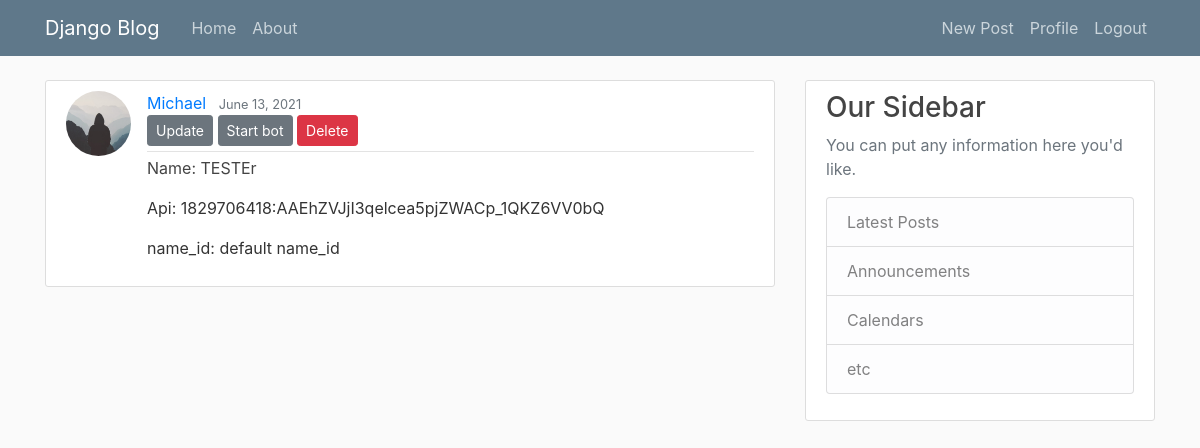
The app's page /post/2/ (signed in), older data.
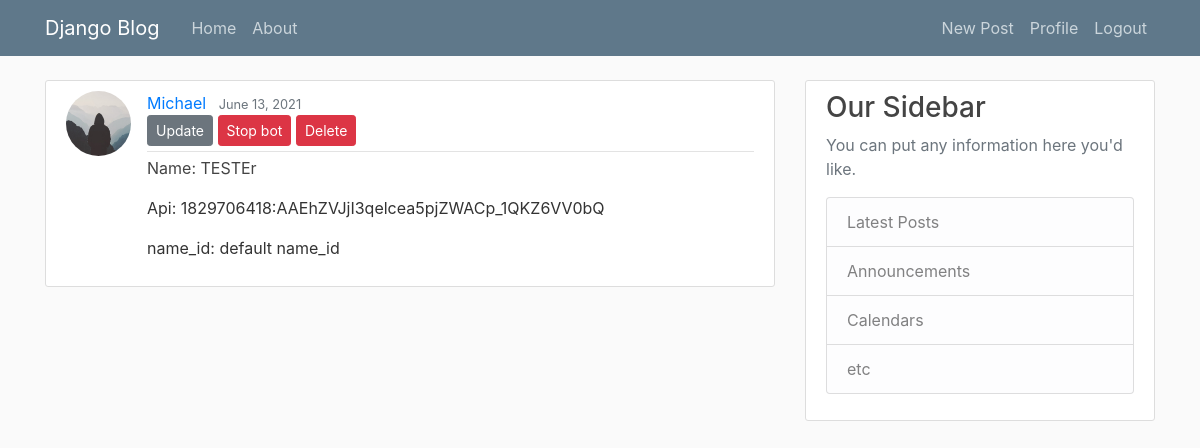
The same page, newer data.
### app/views.py (the view)
# urls.py: path('post/<int:pk>/', PostDetailView.as_view(), name = 'post-detail'),
class PostDetailView(DetailView):
    model = Post

### app/templates/app/post_detail.html (shortened to what this page needs)
{% extends "app/base.html"%}
{% block content %}
<article class="media content-section">
    <img class ="rounded-circle article-img" src="{{ object.author.profile.image.url }}">
        <div class="media-body">
            <div class="article-metadata">
            <a class="mr-2" href="{% url 'user-posts' post.author.username %}">{{ object.author }}</a>
            <small class="text-muted">{{ object.date_posted|date:"F d, Y" }}</small>
            {% if object.author == user %}
                <div>
                    <a class ='btn btn-secondary btn-sm mb-1' href ="{% url 'post-update' object.id %}">Update</a>
                    {% if object.running == True %}
                        <a class ='btn btn-danger btn-sm mb-1' href ="{% url 'bot-stop' object.id %}">Stop bot</a>
                    {% else %}
                        <a class ='btn btn-secondary btn-sm mb-1' href ="{% url 'bot-start' object.id %}">Start bot</a>
                    {% endif %}
                    <a class ='btn btn-danger btn-sm mb-1' href ="{% url 'post-delete' object.id %}">Delete</a>
                </div>
            {% endif %}
            </div>
            <p class="article-title">Name: {{ object.name }}</p>
            <p class="article-content">Api: {{ object.api }}</p>
            <p class="article-content">name_id: {{ object.name_id }}</p>
        </div>
</article>
{% endblock content %}

Row changes from the older to the newer data that the page shows:
changed Post "TESTEr": running False → True (drawn)
Text that changed along with them:
text no longer shown: "Start bot"
text now shown: "Stop bot"
